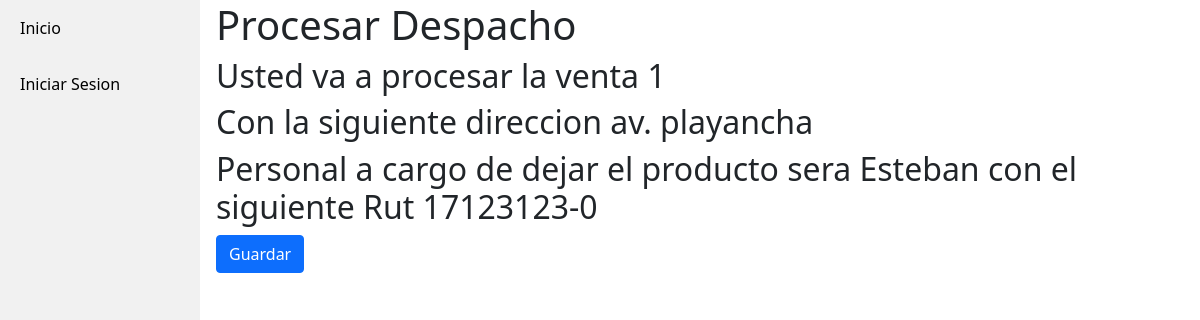
The page /direccion/crear/69/ on the database its author committed.
### Crud/models.py (models this page shows)
class Venta(models.Model):
    nombre_cliente = models.CharField(max_length = 100,default = 'NOMBRE COMPLETO')
    rut_cliente = models.CharField(max_length = 11, default = 'RUT')
    direccion = models.CharField(max_length = 100, default = 'DIRECCION')
    nro_venta = models.CharField(max_length = 11, default = 'NUMERO VENTA')
    fecha_compra = models.DateField(auto_now=True)
    tipo_venta = models.CharField(max_length = 100, default = 'TIPO VENTA')
    estado_compra = models.ForeignKey(EstadoCompra,on_delete=models.SET_NULL,null=True)
    def __str__(self):
        return self.nro_venta

class Conductor(models.Model):
    rut = models.CharField(max_length=11,default='RUT')
    nombre = models.CharField(max_length=100, default='NOMBRE')
    apellido = models.CharField(max_length=100, default='APELLIDO')
    fono = models.CharField(max_length=100, default='FONO')
    crearted_at = models.DateTimeField(auto_now_add=True)
    updated_at = models.DateTimeField(auto_now=True)
    vehiculo = models.ForeignKey(Vehiculo, on_delete=models.SET_NULL,null=True)
    estado = models.ForeignKey(Estado, on_delete=models.SET_NULL,null=True)
    class Meta:
        db_table = 'Conductor'
    def __str__(self):
        return self.rut

### ServicioWeb/views.py (the view)
# urls.py: path('direccion/crear/<int:pk>/',views.creardireccion, name = 'crear_direccion'),
def creardireccion(request,pk):
    despacho = Despacho.objects.get(id = pk)
    ventaid = str(despacho.venta)
    conductorid = str(despacho.conductor)
    venta = Venta.objects.get(id = ventaid)
    conductor = Conductor.objects.get(rut = conductorid)
    direccion = str(venta.direccion)
    initial_direccion = {
        'direccion':direccion
    }
    initial_conductor = {
        'estado': 2
    }
    form = DireccionForm(request.POST,prefix = "form")
    form1 = AsignarConductorForm(request.POST, instance = conductor, prefix = "form1")
    if form.is_valid() or form1.is_valid():
        form.save()
        form1.save()
        return redirect('ServicioWeb:localizacion')
    else:
        form1 = AsignarConductorForm(instance = conductor, prefix = "form1", initial = initial_conductor)
        form = DireccionForm(initial=initial_direccion, prefix="form")
    context = {'form':form, 'form1': form1,'direccion': direccion, 'venta':venta, 'conductor':conductor}
    return render(request,'web/direccion_form.html', context)

### Crud/models.py (called while the page is built)
    def __str__(self):
        return self.descripcion

### ServicioWeb/templates/web/direccion_form.html (shortened to what this page needs)
{% extends "base_generic.html" %}
{% load static %}
{% block content %}
<h1>Procesar Despacho</h1>
<form method="POST">
    <h2>Usted va a procesar la venta {{ venta.nro_venta }}</h2>
    <h2>Con la siguiente direccion {{ direccion }}</h2>
    <h2>Personal a cargo de dejar el producto sera {{ conductor.nombre }} con el siguiente Rut {{ conductor.rut }}</h2>
    <button type="submit" class="btn btn-primary">Guardar</button>
</form>
{% endblock %}

### ServicioWeb/static/css/styles.css (style rules this page uses)
body { margin: 0; padding: 0; background-color: #17a2b8; height: 100vh; }
body { margin: 0; font-family: "Lato", sans-serif; }

### rows shown on the page
Venta: nro_venta "1", direccion "av. playancha"
Conductor: nombre "Esteban", rut "17123123-0"
